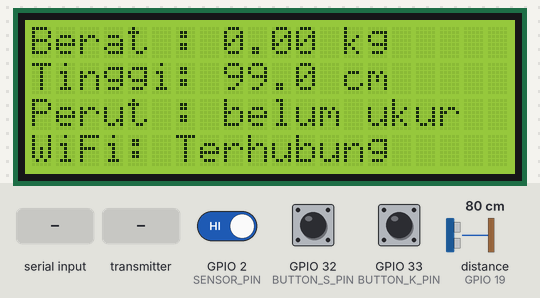
A sketch run on a simulated ESP32. Shown: 20×4 character LCD. Wiring (inferred from the names in the program): ultrasonic range finder: trigger GPIO 18; echo GPIO 19. The test bench sets the inputs (shaded band); at power-on: GPIO 32 (BUTTON_S_PIN) HIGH, distance to the obstacle (sensor on GPIO 19) 80 cm, GPIO 33 (BUTTON_K_PIN) HIGH, GPIO 2 (SENSOR_PIN) HIGH. The echo pulse lasts 58.3 µs per cm; WiFi joins after 1.5 s; servers stay silent unless stated; uploads are accepted with an empty reply; the audio player accepts every command and is not drawn; what the sketch prints to the serial monitor is not drawn.

Above: at 3.4 s.
3.5 s: GPIO 32 (BUTTON_S_PIN) pulled LOW for 0.15 s
At 4.4 s:
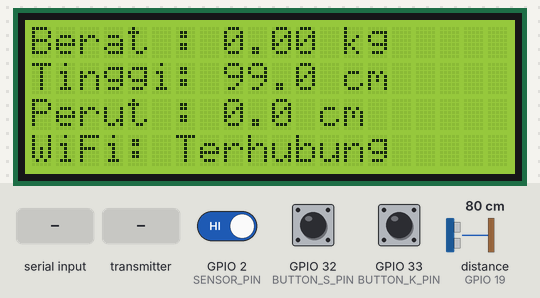
5.1 s: distance to the obstacle (sensor on GPIO 19) set to 60 cm
At 6.7 s:
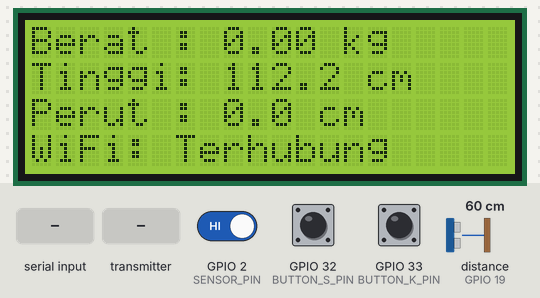
6.8 s: GPIO 33 (BUTTON_K_PIN) pulled LOW for 0.15 s
At 9.75 s:
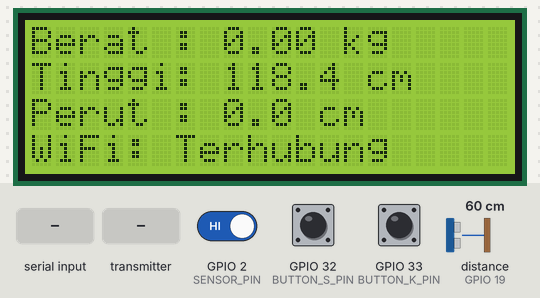
10.0 s: "R" received over Serial
At 10.6 s:
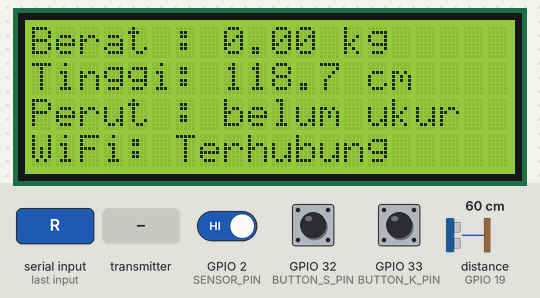
11.7 s: the transmitter starts sending berat = 25
At 14.1 s:
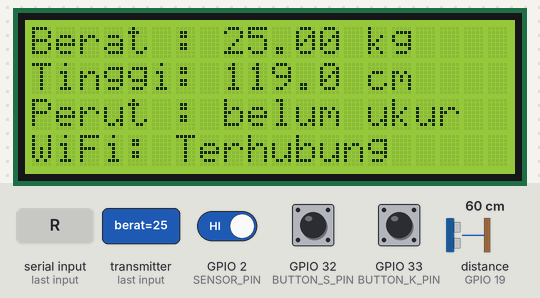
14.4 s: "T" received over Serial
At 15.7 s:
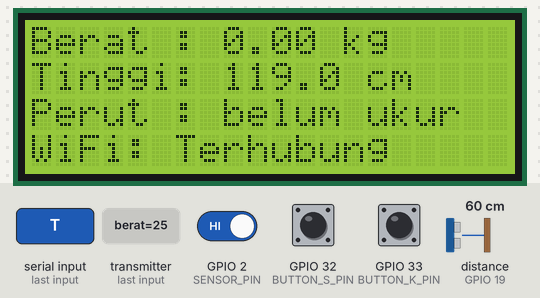
Timing chart, 0 to 17.0 s (numbered marks = the images above; inputs shaded):
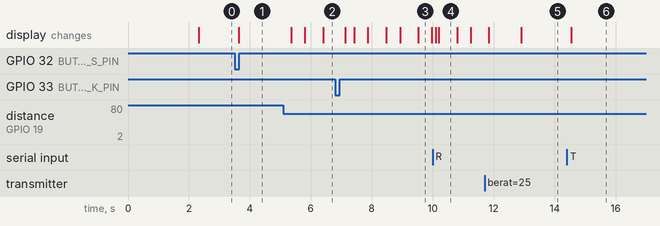

Measured:
- after the input at 3.5 s, the display: changes after 0.13 s (image 1)
- after the input at 5.1 s, the display: first changes after 0.26 s (image 2 shows a later state)
- after the input at 10.0 s, the display: first changes after 0.11 s (image 4 shows a later state)
- after the input at 11.7 s, the display: first changes after 0.14 s (image 5 shows a later state)
- after the input at 14.4 s, the display: changes after 0.14 s (image 6)
- what the display in image 3 shows lasts 0.5 s, from 9.5 s to 10.0 s

The sketch:

esp32_timbangan.ino
```cpp
#include <WiFi.h>
#include <WiFiClientSecure.h> // Wajib untuk koneksi HTTPS ke domain publik
#include <HTTPClient.h>
#include <Wire.h>
#include <LiquidCrystal_I2C.h>
#include <math.h>
#include <esp_now.h>
#include "DFRobotDFPlayerMini.h"
#if defined(ESP8266) || defined(ESP32) || defined(AVR)
#include <EEPROM.h>
#endif

// ---------------- LCD I2C 20x4 ----------------
const int LCD_ADDR = 0x27;
const int LCD_SDA = 21;
const int LCD_SCL = 22;
LiquidCrystal_I2C lcd(LCD_ADDR, 20, 4);

// ---------------- WIFI & SERVER ----------------
const char* WIFI_SSID     = "ade";
const char* WIFI_PASSWORD = "12345678";

// Ganti URL ini sesuai dengan routing API di servermu (contoh: /api/sensor jika pakai controller khusus)
const char* SERVER_URL = "https://seanta.my.id/api_sensor.php";
const char* API_KEY    = "Tmbgn-Pertamina-XYZ998"; // Ganti dengan key acak yang kuat

// ---------------- DFPLAYER MINI (UART 2) ----------------
HardwareSerial mySerial2(2);
DFRobotDFPlayerMini myDFPlayer;

// Dialihkan ke GPIO 4 dan 5 untuk Board 30-pin
const int DFPLAYER_RX = 4;  // Hubungkan ke TX DFPlayer
const int DFPLAYER_TX = 5;  // Hubungkan ke RX DFPlayer (Gunakan Resistor 1K seri)

// ---------------- DATA BERAT (DARI ESP-NOW) ----------------
typedef struct struct_message {
  float berat;
} struct_message;

struct_message receivedData;

float beratMentahReceiver = 0;
float virtualTareOffset = 0;
float berat = 0;
float beratHalus = 0;

const float BERAT_DEADBAND = 0.30;
const float ALPHA_BERAT_NORMAL = 1.0;
const float ALPHA_BERAT_UKUR   = 1.0;

// Callback ESP-NOW (ESP32 Core v3.x)
void OnDataRecv(const esp_now_recv_info *info, const uint8_t *incomingData, int len) {
  memcpy(&receivedData, incomingData, sizeof(receivedData));
  beratMentahReceiver = receivedData.berat;
}

// ---------------- ULTRASONIK JSN-SR04T (TINGGI) ----------------
const int TRIG_PIN = 18;
const int ECHO_PIN = 19;

const unsigned long TIMEOUT_ECHO = 30000UL;
float tinggi_cm = 0;
float jarakSensor = 0;
float tinggiSebelumnya = 0;
bool tinggiSudahValid = false;

const float TINGGI_SENSOR_DARI_LANTAI = 179;
const float TINGGI_JARAK_MIN = 20;
const float TINGGI_JARAK_MAX = TINGGI_SENSOR_DARI_LANTAI + 10;
const float TINGGI_LONCATAN_MAX = 30;

int tinggiPenolakanBerturut = 0;
const int TINGGI_PENOLAKAN_MAX = 3;
unsigned long lastBacaTinggi = 0;
const unsigned long INTERVAL_BACA_TINGGI = 500;

// ---------------- OPTOCOUPLER (KELILING) ----------------
#define SENSOR_PIN 2
float CM_PER_PULSA = 1.0;
unsigned long pulseCount = 0;
int sensorRawTerakhir = HIGH;
int sensorStabil = HIGH;
unsigned long waktuSensorBerubah = 0;
const unsigned long DEBOUNCE_MS = 15;
float keliling_cm = 0;
bool pengukuranAktif = false;
unsigned long lastPrint = 0;
const unsigned long INTERVAL_PRINT_NORMAL = 150;
const unsigned long INTERVAL_PRINT_UKUR   = 150;

// ---------------- TOMBOL FISIK ----------------
const int BUTTON_S_PIN = 32;
const int BUTTON_K_PIN = 33;
const unsigned long DEBOUNCE_TOMBOL_MS = 250;
int stateTombolS = HIGH;
int stateTombolK = HIGH;
unsigned long waktuTombolSTerakhir = 0;
unsigned long waktuTombolKTerakhir = 0;

//====================================================
// WIFI
//====================================================
void hubungkanWiFi() {
  Serial.print("Menghubungkan ke WiFi");
  WiFi.mode(WIFI_STA);
  WiFi.begin(WIFI_SSID, WIFI_PASSWORD);

  while (WiFi.status() != WL_CONNECTED) {
    delay(500);
    Serial.print(".");
  }

  Serial.println();
  Serial.print("WiFi terhubung, IP: ");
  Serial.println(WiFi.localIP());
}

//====================================================
// TAMPILKAN DI LCD
//====================================================
void tulisBarisLCD(int baris, String isi) {
  while (isi.length() < 20) {
    isi += ' ';
  }
  lcd.setCursor(0, baris);
  lcd.print(isi.substring(0, 20));
}

void tampilkanLCD() {
  tulisBarisLCD(0, "Berat : " + String(beratHalus, 2) + " kg");
  tulisBarisLCD(1, "Tinggi: " + String(tinggi_cm, 1) + " cm");

  if (pengukuranAktif) {
    tulisBarisLCD(2, "Perut : " + String(keliling_cm, 1) + " cm");
  } else {
    tulisBarisLCD(2, "Perut : belum ukur");
  }

  tulisBarisLCD(3, "WiFi: " + String(WiFi.status() == WL_CONNECTED ? "Terhubung" : "Terputus"));
}

//====================================================
// KIRIM DATA KE SERVER (HTTPS - Anti-Freeze & Anti-Stuck)
//====================================================
void kirimDataKeServer() {
  if (WiFi.status() != WL_CONNECTED) {
    Serial.println("WiFi terputus, data tidak dikirim.");
    return;
  }

  WiFiClientSecure client;
  client.setInsecure(); // Bypass validasi sertifikat SSL/HTTPS
  client.setTimeout(5000); // Socket timeout 5 detik

  HTTPClient http;
  http.setTimeout(5000); // Timeout HTTPClient 5 detik agar ESP32 tidak freeze selamanya

  if (!http.begin(client, SERVER_URL)) {
    Serial.println("Gagal menginisialisasi koneksi HTTPClient.");
    client.stop();
    return;
  }

  http.addHeader("Content-Type", "application/json");

  String payload = "{";
  payload += "\"api_key\":\"" + String(API_KEY) + "\",";
  payload += "\"berat_badan\":" + String(beratHalus, 2) + ",";
  payload += "\"tinggi_badan\":" + String(tinggi_cm, 1) + ",";
  payload += "\"lingkar_perut\":" + String(keliling_cm, 1);
  payload += "}";

  Serial.print("Payload dikirim ke server: ");
  Serial.println(payload);

  int kodeRespon = http.POST(payload);

  if (kodeRespon > 0) {
    Serial.print("Kirim data OK, respon: ");
    Serial.println(http.getString());
  } else {
    Serial.print("Kirim data GAGAL, kode error HTTPS: ");
    Serial.println(kodeRespon);
  }

  http.end();
  client.stop(); // Bebaskan RAM/SSL heap agar ESP32 tidak hang/stuck
}

//====================================================
// BACA PULSA OPTOCOUPLER
//====================================================
void updatePulsaKeliling() {
  if (!pengukuranAktif) return;
  int raw = digitalRead(SENSOR_PIN);
  if (raw != sensorRawTerakhir) {
    waktuSensorBerubah = millis();
    sensorRawTerakhir = raw;
  }
  if (millis() - waktuSensorBerubah > DEBOUNCE_MS) {
    if (raw != sensorStabil) {
      sensorStabil = raw;
      if (sensorStabil == LOW) {
        pulseCount++;
      }
    }
  }
}

//====================================================
// AKSI BERSAMA
//====================================================
void aksiMulaiUkurPerut() {
  resetKeliling();
  pengukuranAktif = true;
  lastPrint = 0;
  lastBacaTinggi = 0;
  Serial.println(">>> MULAI UKUR LINGKAR PERUT <<<");

  myDFPlayer.playMp3Folder(2);
}

void aksiKirimData() {
  Serial.println(">>> KIRIM DATA KE WEB <<<");

  // Membaca nilai tinggi & berat paling baru secara instant sebelum dikirim
  jarakSensor = bacaTinggi();
  tinggi_cm = TINGGI_SENSOR_DARI_LANTAI - jarakSensor;
  if (tinggi_cm < 0) tinggi_cm = 0;

  kirimDataKeServer();

  delay(50); // Jeda singkat agar alokasi HTTPS selesai sempurna sebelum membunyikan DFPlayer
  myDFPlayer.playMp3Folder(4);
}

void resetKeliling() {
  pulseCount = 0;
  sensorRawTerakhir = digitalRead(SENSOR_PIN);
  sensorStabil = sensorRawTerakhir;
  waktuSensorBerubah = millis();
  keliling_cm = 0;
  Serial.println(">>> KELILING DIRESET <<<");
}

//====================================================
// BACA TINGGI
//====================================================
float bacaTinggi() {
  digitalWrite(TRIG_PIN, LOW);
  delayMicroseconds(2);
  digitalWrite(TRIG_PIN, HIGH);
  delayMicroseconds(10);
  digitalWrite(TRIG_PIN, LOW);

  long durasi = pulseIn(ECHO_PIN, HIGH, TIMEOUT_ECHO);
  if (durasi == 0) return tinggiSebelumnya;

  float d = durasi * 0.0343 / 2.0;
  if (d < TINGGI_JARAK_MIN || d > TINGGI_JARAK_MAX) return tinggiSebelumnya;

  if (!tinggiSudahValid) {
    tinggiSebelumnya = d;
    tinggiSudahValid = true;
    return d;
  }

  if (fabs(d - tinggiSebelumnya) > TINGGI_LONCATAN_MAX) {
    tinggiPenolakanBerturut++;
    if (tinggiPenolakanBerturut >= TINGGI_PENOLAKAN_MAX) {
      tinggiSebelumnya = d;
      tinggiPenolakanBerturut = 0;
      return d;
    }
    return tinggiSebelumnya;
  }

  tinggiPenolakanBerturut = 0;
  d = (0.7 * tinggiSebelumnya) + (0.3 * d);
  tinggiSebelumnya = d;
  return d;
}

//====================================================
// SETUP
//====================================================
void setup() {
  Serial.begin(115200);
  Serial.println("\nStarting Main ESP32...");

  // Inisialisasi UART2 ke Pin 4 & 5
  mySerial2.begin(9600, SERIAL_8N1, DFPLAYER_RX, DFPLAYER_TX);

  Wire.begin(LCD_SDA, LCD_SCL);
  lcd.init();
  lcd.backlight();
  lcd.setCursor(0, 0);
  lcd.print("Menghubungkan WiFi..");

  hubungkanWiFi();

  if (!myDFPlayer.begin(mySerial2, true, true)) {
    Serial.println(F("Gagal membaca DFPlayer. Cek koneksi SD Card/Kabel!"));
  } else {
    Serial.println(F("DFPlayer Mini Online."));
    myDFPlayer.volume(20);
    delay(100);
    myDFPlayer.playMp3Folder(1);
  }

  lcd.clear();

  if (esp_now_init() != ESP_OK) {
    Serial.println("Error Inisialisasi ESP-NOW");
    return;
  }
  esp_now_register_recv_cb(OnDataRecv);
  Serial.println("Menunggu data Loadcell via ESP-NOW...");

  pinMode(TRIG_PIN, OUTPUT);
  pinMode(ECHO_PIN, INPUT);
  digitalWrite(TRIG_PIN, LOW);

  pinMode(SENSOR_PIN, INPUT);
  sensorRawTerakhir = digitalRead(SENSOR_PIN);
  sensorStabil = sensorRawTerakhir;

  pinMode(BUTTON_S_PIN, INPUT_PULLUP);
  pinMode(BUTTON_K_PIN, INPUT_PULLUP);
  stateTombolS = digitalRead(BUTTON_S_PIN);
  stateTombolK = digitalRead(BUTTON_K_PIN);

  Serial.println("==================================");
  Serial.println("S = Mulai ukur lingkar perut");
  Serial.println("R = Reset & Stop ukur lingkar");
  Serial.println("T = Tare Load Cell (Virtual)");
  Serial.println("K = Kirim data ke web sekarang");
  Serial.println("==================================");
}

//====================================================
// LOOP
//====================================================
void loop() {
  unsigned long now = millis();

  // ================== LOGIKA BERAT (ESP-NOW) ==================
  berat = beratMentahReceiver - virtualTareOffset;

  if (fabs(berat) < BERAT_DEADBAND) {
    berat = 0;
  }

  float alphaBerat = pengukuranAktif ? ALPHA_BERAT_UKUR : ALPHA_BERAT_NORMAL;
  beratHalus = (alphaBerat * berat) + ((1.0 - alphaBerat) * beratHalus);

  // ================== TINGGI ==================
  if (now - lastBacaTinggi >= INTERVAL_BACA_TINGGI) {
    lastBacaTinggi = now;
    jarakSensor = bacaTinggi();
    tinggi_cm = TINGGI_SENSOR_DARI_LANTAI - jarakSensor;
    if (tinggi_cm < 0) tinggi_cm = 0;
  }

  // ================== KELILING ==================
  updatePulsaKeliling();
  keliling_cm = pulseCount * CM_PER_PULSA;

  // ==================================================
  // SERIAL COMMAND & TOMBOL
  // ==================================================
  if (Serial.available()) {
    char cmd = Serial.read();
    if (cmd == 'S' || cmd == 's') aksiMulaiUkurPerut();
    else if (cmd == 'R' || cmd == 'r') {
      resetKeliling();
      pengukuranAktif = false;
      lastPrint = 0;
      lastBacaTinggi = 0;
      Serial.println(">>> STOP UKUR LINGKAR PERUT <<<");
      myDFPlayer.playMp3Folder(3);
    }
    else if (cmd == 'T' || cmd == 't') {
      virtualTareOffset = beratMentahReceiver;
      Serial.println("Tare load cell (Virtual) selesai.");
    }
    else if (cmd == 'K' || cmd == 'k') aksiKirimData();
  }

  int bacaTombolS = digitalRead(BUTTON_S_PIN);
  if (bacaTombolS != stateTombolS) {
    stateTombolS = bacaTombolS;
    if (stateTombolS == LOW && (now - waktuTombolSTerakhir > DEBOUNCE_TOMBOL_MS)) {
      waktuTombolSTerakhir = now;
      aksiMulaiUkurPerut();
    }
  }

  int bacaTombolK = digitalRead(BUTTON_K_PIN);
  if (bacaTombolK != stateTombolK) {
    stateTombolK = bacaTombolK;
    if (stateTombolK == LOW && (now - waktuTombolKTerakhir > DEBOUNCE_TOMBOL_MS)) {
      waktuTombolKTerakhir = now;
      aksiKirimData();
    }
  }

  // ==================================================
  // TAMPILKAN DATA
  // ==================================================
  unsigned long intervalPrintSaatIni = pengukuranAktif ? INTERVAL_PRINT_UKUR : INTERVAL_PRINT_NORMAL;
  if (now - lastPrint >= intervalPrintSaatIni) {
    lastPrint = now;

    Serial.print("Berat: "); Serial.print(beratHalus, 2); Serial.print(" kg");
    Serial.print(" | Tinggi: "); Serial.print(tinggi_cm, 1); Serial.print(" cm");

    if (pengukuranAktif) {
      Serial.print(" | Keliling: "); Serial.print(keliling_cm, 1); Serial.print(" cm");
    }
    Serial.println();

    tampilkanLCD();
  }
}
```
